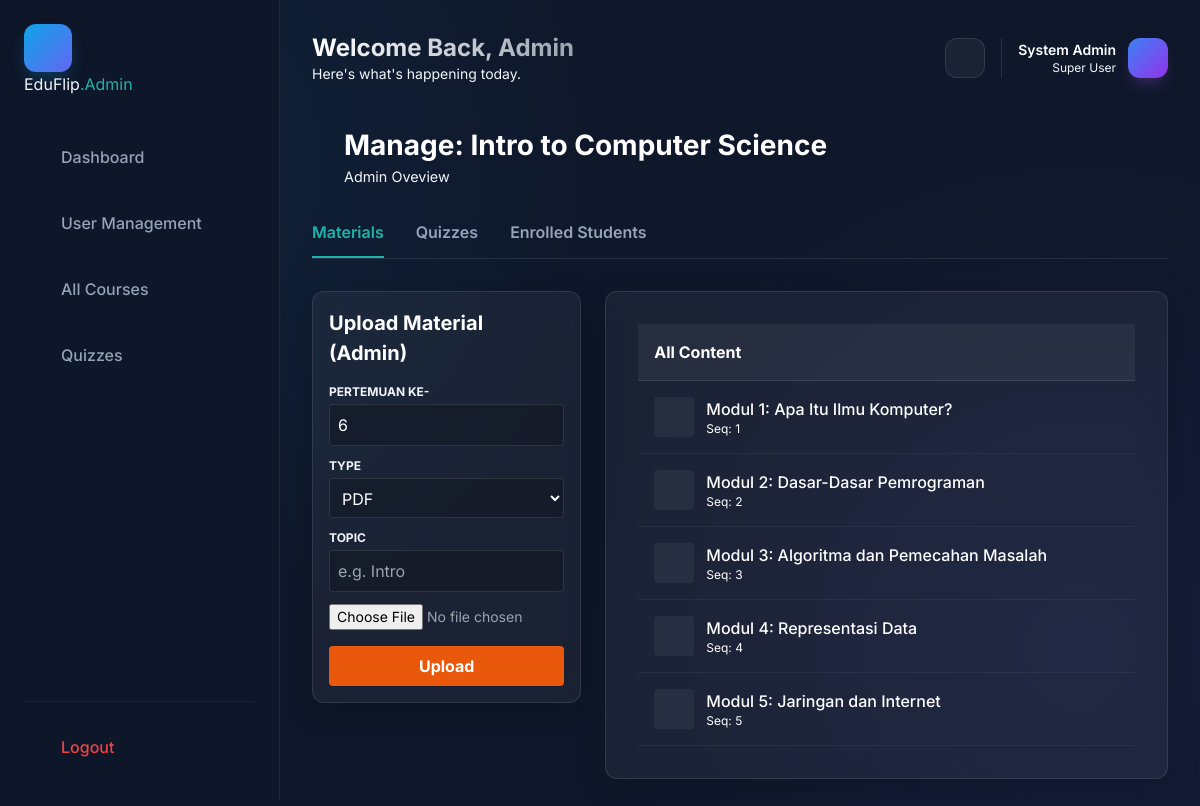
/web/public/admin/manage_course.php?id=1 (signed in), run on the app's committed database.
### tables this page shows
CREATE TABLE IF NOT EXISTS courses (
    id INT AUTO_INCREMENT PRIMARY KEY,
    course_code VARCHAR(50) NOT NULL,
    course_name VARCHAR(255) NOT NULL,
    description TEXT,
    thumbnail VARCHAR(255) NULL,
    category VARCHAR(100) DEFAULT 'general',
    created_by INT NOT NULL,
    created_at TIMESTAMP DEFAULT CURRENT_TIMESTAMP,
    FOREIGN KEY (created_by) REFERENCES users(id) ON DELETE CASCADE
);

CREATE TABLE IF NOT EXISTS materials (
    id INT AUTO_INCREMENT PRIMARY KEY,
    course_id INT NOT NULL,
    title VARCHAR(255) NOT NULL,
    file_type VARCHAR(50) NOT NULL,
    file_path VARCHAR(255) NOT NULL,
    order_sequence INT DEFAULT 0,
    prerequisite_material_id INT NULL,
    file_size INT DEFAULT 0,
    uploaded_by INT NULL,
    description TEXT,
    created_at TIMESTAMP DEFAULT CURRENT_TIMESTAMP,
    FOREIGN KEY (course_id) REFERENCES courses(id) ON DELETE CASCADE,
    FOREIGN KEY (prerequisite_material_id) REFERENCES materials(id) ON DELETE SET NULL
);

### web/public/admin/manage_course.php (the view, shortened to what this page needs)
<?php
require_once '../../includes/auth.php';
$course_id = $_GET['id'] ?? 0;
$stmt = $pdo->prepare("SELECT * FROM courses WHERE id = ?");
$stmt->execute([$course_id]);
$course = $stmt->fetch(PDO::FETCH_ASSOC);
$stmt = $pdo->prepare("SELECT * FROM materials WHERE course_id = ? ORDER BY order_sequence ASC, created_at DESC");
$stmt->execute([$course_id]);
$materials = $stmt->fetchAll(PDO::FETCH_ASSOC);
$activeTab = $_GET['tab'] ?? 'materials';
include 'includes/header.php';
?>
<div class="reveal-element">
    <div style="display: flex; align-items: center; gap: 1rem; margin-bottom: 2rem;">
        <a href="courses.php" class="btn btn-ghost" style="padding: 0.5rem;"><i class="ri-arrow-left-line"></i></a>
        <div>
            <h1 style="font-size: 1.75rem; font-weight: 700; margin: 0; color: white;">Manage: <?php echo htmlspecialchars($course['course_name']); ?></h1>
            <p class="text-muted" style="margin: 0; font-size: 0.9rem;">Admin Oveview</p>
        </div>
    </div>
    <div style="border-bottom: 1px solid rgba(255,255,255,0.1); margin-bottom: 2rem; display: flex; gap: 2rem;">
        <a href="?id=<?php echo $course_id; ?>&tab=materials" style="padding-bottom: 0.75rem; border-bottom: 2px solid <?php echo $activeTab == 'materials' ? '#20B2AA' : 'transparent'; ?>; color: <?php echo $activeTab == 'materials' ? '#20B2AA' : 'var(--text-muted)'; ?>; font-weight: 600; text-decoration: none;">Materials</a>
        <a href="?id=<?php echo $course_id; ?>&tab=quizzes" style="padding-bottom: 0.75rem; border-bottom: 2px solid <?php echo $activeTab == 'quizzes' ? '#20B2AA' : 'transparent'; ?>; color: <?php echo $activeTab == 'quizzes' ? '#20B2AA' : 'var(--text-muted)'; ?>; font-weight: 600; text-decoration: none;">Quizzes</a>
        <a href="?id=<?php echo $course_id; ?>&tab=students" style="padding-bottom: 0.75rem; border-bottom: 2px solid <?php echo $activeTab == 'students' ? '#20B2AA' : 'transparent'; ?>; color: <?php echo $activeTab == 'students' ? '#20B2AA' : 'var(--text-muted)'; ?>; font-weight: 600; text-decoration: none;">Enrolled Students</a>
    </div>
    <?php if ($activeTab == 'materials'): ?>
        <div class="grid grid-cols-1 lg:grid-cols-3 gap-6">
            <div class="lg:col-span-1">
                <div class="card p-4 bg-white/5 border border-white/10 rounded-xl">
                    <h3 class="font-bold text-white mb-4"><i class="ri-upload-cloud-2-line"></i> Upload Material (Admin)</h3>
                    <form method="POST" enctype="multipart/form-data">
                        <div class="mb-3">
                            <label class="block text-xs uppercase font-bold text-muted mb-1">Pertemuan Ke-</label>
                            <input type="number" name="meeting" value="<?php echo count($materials) + 1; ?>" class="w-full bg-black/20 border border-white/10 rounded p-2 text-white">
                        </div>
                        <div class="mb-3">
                            <label class="block text-xs uppercase font-bold text-muted mb-1">Type</label>
                            <select name="type" class="w-full bg-black/20 border border-white/10 rounded p-2 text-white">
                                <option value="pdf">PDF</option>
                            </select>
                        </div>
                        <div class="mb-3">
                            <label class="block text-xs uppercase font-bold text-muted mb-1">Topic</label>
                            <input type="text" name="topic" placeholder="e.g. Intro" required class="w-full bg-black/20 border border-white/10 rounded p-2 text-white">
                        </div>
                        <div class="mb-4">
                            <input type="file" name="file" required class="text-sm text-gray-400">
                        </div>
                        <button type="submit" class="w-full bg-orange-600 hover:bg-orange-500 text-white rounded p-2 font-bold">Upload</button>
                    </form>
                </div>
            </div>
            <div class="lg:col-span-2">
                 <div class="card bg-white/5 border border-white/10 rounded-xl overflow-hidden">
                    <div class="p-4 border-b border-white/10 bg-white/5 font-bold text-white">All Content</div>
                    <?php foreach ($materials as $mat): ?>
                        <div class="p-4 border-b border-white/5 flex justify-between items-center text-white">
                            <div class="flex items-center gap-3">
                                <div class="w-10 h-10 rounded bg-white/5 flex items-center justify-center">
                                </div>
                                <div>
                                    <div class="font-medium"><?php echo htmlspecialchars($mat['title']); ?></div>
                                    <div class="text-xs text-muted">Seq: <?php echo $mat['order_sequence']; ?></div>
                                </div>
                            </div>
                        </div>
                    <?php endforeach; ?>
                 </div>
            </div>
        </div>
    <?php endif; ?>
</div>
<?php include 'includes/footer.php'; ?>

### web/public/assets/css/main.css (style rules this page uses)
:root { --primary: #0f52ba; --secondary: #20b2aa; --accent: #ffd700; --bg-dark: #0f172a; --bg-darker: #020617; --bg-card: #1e293b; --bg-light: #f8fafc; --bg-white: #ffffff; --text-main: #f1f5f9; --text-muted: #94a3b8; --text-dark: #0f172a; --success: #10b981; --warning: #f59e0b; --danger: #ef4444; --font-main: "Inter", system-ui, -apple-system, sans-serif; --container-width: 1200px; --header-height: 80px; --radius-sm: 0.375rem; --radius-md: 0.5rem; --radius-lg: 1rem; --transition: all 0.3s ease; }
*, *::before, *::after { margin: 0; padding: 0; box-sizing: border-box; }
body { font-family: var(--font-main); background-color: var(--bg-dark); color: var(--text-main); line-height: 1.6; line-height: 1.6; overflow-x: hidden; width: 100%; }
a { text-decoration: none; color: inherit; transition: var(--transition); }
.flex { display: flex; }
.items-center { align-items: center; }
.justify-between { justify-content: space-between; }
.justify-center { justify-content: center; }
.gap-3 { gap: 1.5rem; }
.gap-6 { gap: 3rem; }
.grid { display: grid; }
.btn { display: inline-flex; align-items: center; justify-content: center; padding: 0.75rem 1.5rem; border-radius: var(--radius-md); font-weight: 600; cursor: pointer; transition: var(--transition); border: none; font-size: 1rem; }
.btn-ghost { background: transparent; color: var(--text-muted); }
.card { background: var(--bg-card); border: 1px solid rgba(255, 255, 255, 0.05); border-radius: var(--radius-lg); padding: 2rem; transition: var(--transition); }
.card h3 { margin-bottom: 1rem; font-size: 1.25rem; }
.reveal-element { opacity: 0; transform: translateY(30px); transition: opacity 0.8s ease-out, transform 0.8s ease-out; }
.reveal-element.animate-in { opacity: 1; transform: translateY(0); }
.card, .auth-card { background: rgba(30, 41, 59, 0.4); backdrop-filter: blur(12px); border: 1px solid rgba(255, 255, 255, 0.08); box-shadow: 0 8px 32px rgba(0, 0, 0, 0.2); }

### web/public/assets/css/admin.css (style rules this page uses)
:root { --admin-bg: #0f172a; --admin-card-bg: rgba(30, 41, 59, 0.7); --admin-card-border: rgba(255, 255, 255, 0.08); --admin-sidebar-bg: rgba(15, 23, 42, 0.95); --admin-accent: #0ea5e9; --admin-accent-glow: rgba(14, 165, 233, 0.3); --admin-text-main: #f8fafc; --admin-text-muted: #94a3b8; }
body { background-color: var(--admin-bg); background-image: radial-gradient(circle at 10% 20%, rgba(14, 165, 233, 0.08) 0%, transparent 40%), radial-gradient(circle at 90% 80%, rgba(99, 102, 241, 0.08) 0%, transparent 40%); background-attachment: fixed; }

### data on the page
courses: course_name "Intro to Computer Science"
materials: title "Modul 1: Apa Itu Ilmu Komputer?", order_sequence "1"
materials: title "Modul 2: Dasar-Dasar Pemrograman", order_sequence "2"
materials: title "Modul 3: Algoritma dan Pemecahan Masalah", order_sequence "3"
materials: title "Modul 4: Representasi Data", order_sequence "4"
materials: title "Modul 5: Jaringan dan Internet", order_sequence "5"
